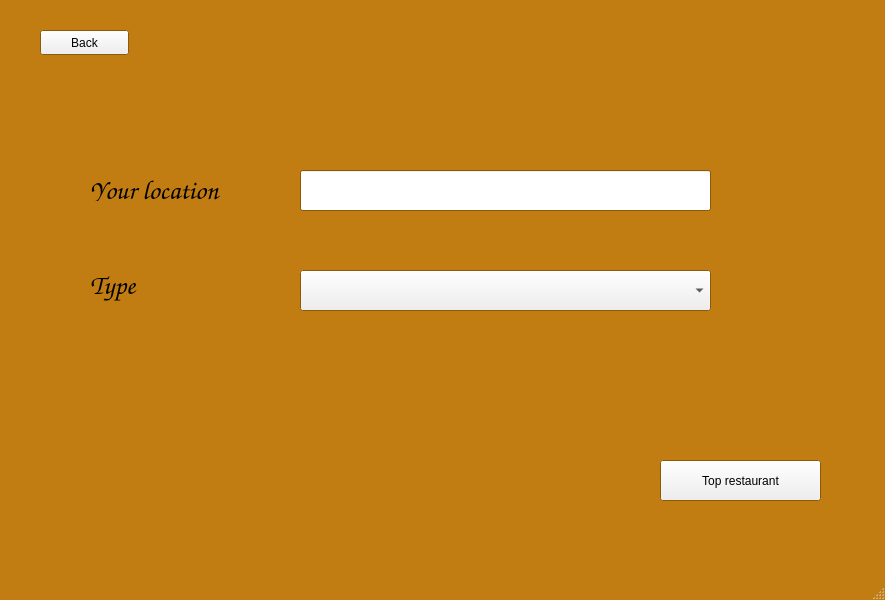
<?xml version="1.0" encoding="UTF-8"?>
<ui version="4.0">
 <class>MainWindow</class>
 <widget class="QMainWindow" name="MainWindow">
  <property name="geometry">
   <rect>
    <x>0</x>
    <y>0</y>
    <width>885</width>
    <height>600</height>
   </rect>
  </property>
  <property name="palette">
   <palette>
    <active>
     <colorrole role="Base">
      <brush brushstyle="SolidPattern">
       <color alpha="255">
        <red>255</red>
        <green>255</green>
        <blue>255</blue>
       </color>
      </brush>
     </colorrole>
     <colorrole role="Window">
      <brush brushstyle="SolidPattern">
       <color alpha="255">
        <red>193</red>
        <green>125</green>
        <blue>17</blue>
       </color>
      </brush>
     </colorrole>
    </active>
    <inactive>
     <colorrole role="Base">
      <brush brushstyle="SolidPattern">
       <color alpha="255">
        <red>255</red>
        <green>255</green>
        <blue>255</blue>
       </color>
      </brush>
     </colorrole>
     <colorrole role="Window">
      <brush brushstyle="SolidPattern">
       <color alpha="255">
        <red>193</red>
        <green>125</green>
        <blue>17</blue>
       </color>
      </brush>
     </colorrole>
    </inactive>
    <disabled>
     <colorrole role="Base">
      <brush brushstyle="SolidPattern">
       <color alpha="255">
        <red>193</red>
        <green>125</green>
        <blue>17</blue>
       </color>
      </brush>
     </colorrole>
     <colorrole role="Window">
      <brush brushstyle="SolidPattern">
       <color alpha="255">
        <red>193</red>
        <green>125</green>
        <blue>17</blue>
       </color>
      </brush>
     </colorrole>
    </disabled>
   </palette>
  </property>
  <property name="windowTitle">
   <string>MainWindow</string>
  </property>
  <widget class="QWidget" name="centralwidget">
   <widget class="QLabel" name="label">
    <property name="geometry">
     <rect>
      <x>20</x>
      <y>20</y>
      <width>841</width>
      <height>541</height>
     </rect>
    </property>
    <property name="baseSize">
     <size>
      <width>0</width>
      <height>0</height>
     </size>
    </property>
    <property name="palette">
     <palette>
      <active>
       <colorrole role="Base">
        <brush brushstyle="SolidPattern">
         <color alpha="255">
          <red>255</red>
          <green>255</green>
          <blue>255</blue>
         </color>
        </brush>
       </colorrole>
       <colorrole role="Window">
        <brush brushstyle="SolidPattern">
         <color alpha="255">
          <red>255</red>
          <green>255</green>
          <blue>255</blue>
         </color>
        </brush>
       </colorrole>
      </active>
      <inactive>
       <colorrole role="Base">
        <brush brushstyle="SolidPattern">
         <color alpha="255">
          <red>255</red>
          <green>255</green>
          <blue>255</blue>
         </color>
        </brush>
       </colorrole>
       <colorrole role="Window">
        <brush brushstyle="SolidPattern">
         <color alpha="255">
          <red>255</red>
          <green>255</green>
          <blue>255</blue>
         </color>
        </brush>
       </colorrole>
      </inactive>
      <disabled>
       <colorrole role="Base">
        <brush brushstyle="SolidPattern">
         <color alpha="255">
          <red>255</red>
          <green>255</green>
          <blue>255</blue>
         </color>
        </brush>
       </colorrole>
       <colorrole role="Window">
        <brush brushstyle="SolidPattern">
         <color alpha="255">
          <red>255</red>
          <green>255</green>
          <blue>255</blue>
         </color>
        </brush>
       </colorrole>
      </disabled>
     </palette>
    </property>
    <property name="text">
     <string/>
    </property>
    <property name="pixmap">
     <pixmap>../Images/sight.jpg</pixmap>
    </property>
   </widget>
   <widget class="QComboBox" name="comboBox_3">
    <property name="geometry">
     <rect>
      <x>300</x>
      <y>270</y>
      <width>411</width>
      <height>41</height>
     </rect>
    </property>
   </widget>
   <widget class="QLabel" name="label_2">
    <property name="geometry">
     <rect>
      <x>90</x>
      <y>180</y>
      <width>141</width>
      <height>21</height>
     </rect>
    </property>
    <property name="font">
     <font>
      <family>URW Chancery L</family>
      <pointsize>20</pointsize>
      <italic>true</italic>
     </font>
    </property>
    <property name="text">
     <string>Your location</string>
    </property>
   </widget>
   <widget class="QLabel" name="label_4">
    <property name="geometry">
     <rect>
      <x>90</x>
      <y>270</y>
      <width>141</width>
      <height>31</height>
     </rect>
    </property>
    <property name="font">
     <font>
      <family>URW Chancery L</family>
      <pointsize>20</pointsize>
      <italic>true</italic>
     </font>
    </property>
    <property name="text">
     <string>Type</string>
    </property>
   </widget>
   <widget class="QPushButton" name="pushButton">
    <property name="geometry">
     <rect>
      <x>660</x>
      <y>460</y>
      <width>161</width>
      <height>41</height>
     </rect>
    </property>
    <property name="text">
     <string>Top restaurant</string>
    </property>
   </widget>
   <widget class="QLineEdit" name="lineEdit">
    <property name="geometry">
     <rect>
      <x>300</x>
      <y>170</y>
      <width>411</width>
      <height>41</height>
     </rect>
    </property>
   </widget>
   <widget class="QPushButton" name="pushButton_2">
    <property name="geometry">
     <rect>
      <x>40</x>
      <y>30</y>
      <width>89</width>
      <height>25</height>
     </rect>
    </property>
    <property name="text">
     <string>Back</string>
    </property>
   </widget>
  </widget>
  <widget class="QStatusBar" name="statusbar"/>
 </widget>
 <resources/>
 <connections/>
</ui>
